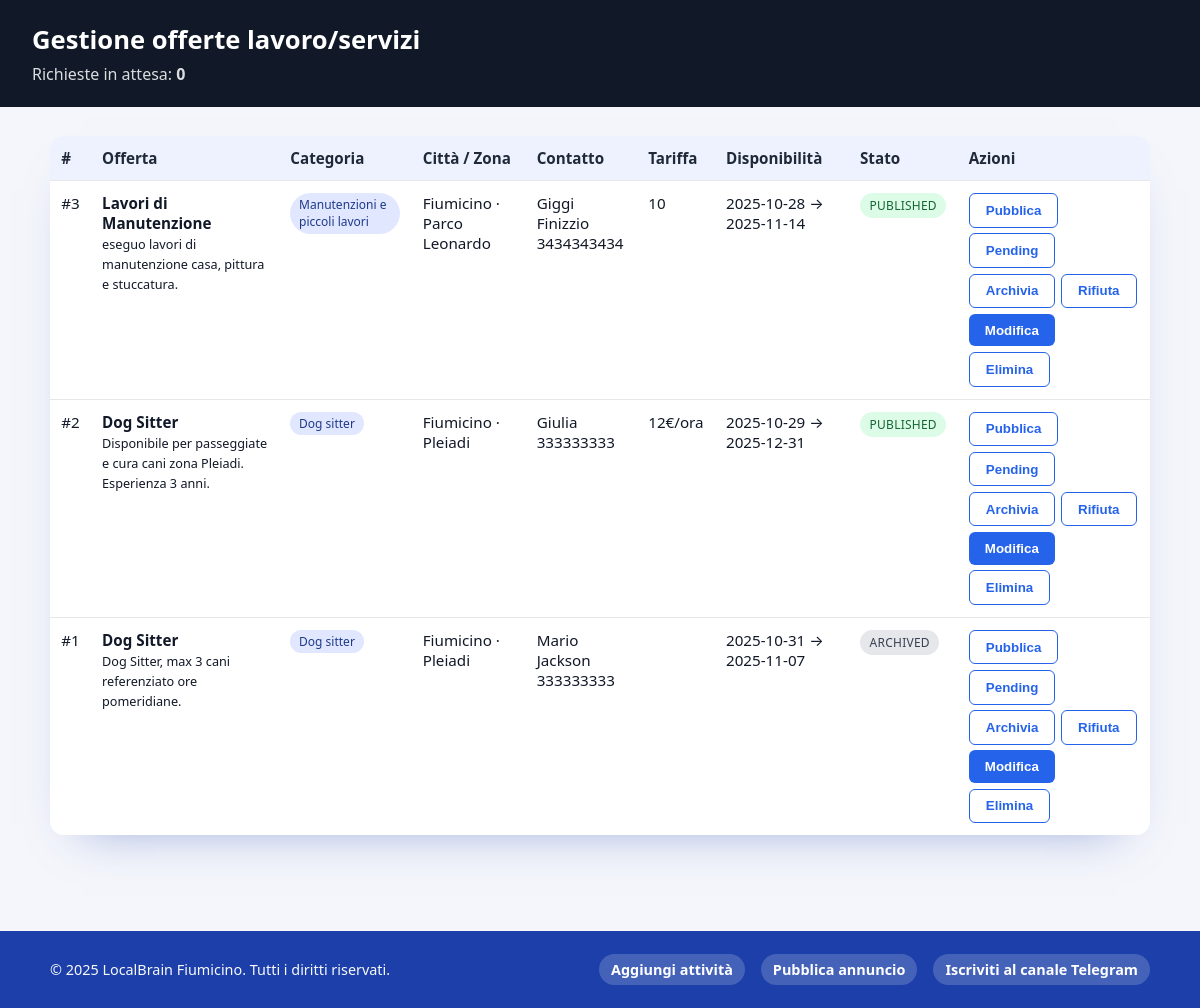
Page /admin/offers on the committed database.
### app/models.py (models this page shows)
class ServiceOffer(Base):
    __tablename__ = "service_offers"
    id: Mapped[int] = mapped_column(Integer, primary_key=True, autoincrement=True)
    title: Mapped[str] = mapped_column(String(200))
    description: Mapped[str] = mapped_column(Text)
    category: Mapped[str] = mapped_column(String(100), default="altro")
    city: Mapped[str] = mapped_column(String(100), default="Fiumicino")
    zone: Mapped[str] = mapped_column(String(100), default="")
    contact_name: Mapped[str] = mapped_column(String(120))
    contact_method: Mapped[str] = mapped_column(String(200))
    rate: Mapped[str] = mapped_column(String(100), default='')
    available_from: Mapped[date | None] = mapped_column(Date, nullable=True)
    available_to: Mapped[date | None] = mapped_column(Date, nullable=True)
    status: Mapped[str] = mapped_column(String(20), default="pending")
    highlighted: Mapped[bool] = mapped_column(Boolean, default=False)
    created_at: Mapped[datetime] = mapped_column(DateTime, default=datetime.utcnow, nullable=False)

### app/main.py (the view)
@app.get("/admin/offers", response_class=HTMLResponse)
def admin_offers(
    request: Request,
    token: str | None = Query(None),
    db: Session = Depends(get_db)
):
    env_token = os.getenv("ADMIN_TOKEN", "")
    requires_token = bool(env_token)
    if requires_token:
        _check_admin(token, env_token)
    else:
        token = ""
    pending_count = db.query(ServiceOffer).filter(ServiceOffer.status == "pending").count()
    offers = db.query(ServiceOffer).order_by(ServiceOffer.created_at.desc()).all()
    return templates.TemplateResponse(
        "admin_offers.html",
        {
            "request": request,
            "requires_token": requires_token,
            "admin_token": token or "",
            "pending_count": pending_count,
            "offers": [_serialize_offer(o) for o in offers],
            "categories": SERVICE_CATEGORIES,
            "offer_statuses": OFFER_STATUSES,
        }
    )

### app/templates/admin_offers.html (shortened to what this page needs)
<!DOCTYPE html>
<html lang="it">
<head>
</head>
<body>
  <header>
    <h1>Gestione offerte lavoro/servizi</h1>
    <p>Richieste in attesa: <strong id="pendingCount">{{ pending_count }}</strong></p>
  </header>
  <main>
    {% if offers %}
    <table>
      <thead>
        <tr>
          <th>#</th>
          <th>Offerta</th>
          <th>Categoria</th>
          <th>Città / Zona</th>
          <th>Contatto</th>
          <th>Tariffa</th>
          <th>Disponibilità</th>
          <th>Stato</th>
          <th>Azioni</th>
        </tr>
      </thead>
      <tbody>
        {% for offer in offers %}
        <tr data-id="{{ offer.id }}">
          <td>#{{ offer.id }}</td>
          <td>
            <strong>{{ offer.title }}</strong><br>
            <small>{{ offer.description[:120] }}{% if offer.description|length > 120 %}…{% endif %}</small>
          </td>
          <td><span class="tag">{{ offer.category_label }}</span></td>
          <td>{{ offer.city }}{% if offer.zone %} · {{ offer.zone }}{% endif %}</td>
          <td>{{ offer.contact_name }}<br>{{ offer.contact_method }}</td>
          <td>{{ offer.rate }}</td>
          <td>{{ offer.available_range }}</td>
          <td>
            <span class="badge status-{{ offer.status }}">{{ offer.status }}</span>
          </td>
          <td>
            <div class="actions">
              <button class="outline" data-action="status" data-status="published" data-id="{{ offer.id }}">Pubblica</button>
              <button class="outline" data-action="status" data-status="pending" data-id="{{ offer.id }}">Pending</button>
              <button class="outline" data-action="status" data-status="archived" data-id="{{ offer.id }}">Archivia</button>
              <button class="outline" data-action="status" data-status="rejected" data-id="{{ offer.id }}">Rifiuta</button>
              <button class="primary" data-action="edit" data-payload='{{ offer | tojson }}'>Modifica</button>
              <button class="outline" data-action="delete" data-id="{{ offer.id }}">Elimina</button>
            </div>
          </td>
        </tr>
        {% endfor %}
      </tbody>
    </table>
    {% else %}
      <div class="empty">Nessuna offerta registrata.</div>
    {% endif %}
  </main>
  <footer class="global-footer">
    <div class="footer-inner">
      <span>© 2025 LocalBrain Fiumicino. Tutti i diritti riservati.</span>
      <nav>
        <a href="/businesses/new">Aggiungi attività</a>
        <a href="/offers/new">Pubblica annuncio</a>
        <a href="https://t.me/localbrain_fiumicino_bot" target="_blank" rel="noopener noreferrer">Iscriviti al canale Telegram</a>
      </nav>
    </div>
  </footer>
</body>
</html>

### app/templates/admin_offers.html (style rules this page uses)
body { font-family: system-ui, -apple-system, BlinkMacSystemFont, "Segoe UI", sans-serif; background:#f4f6fb; margin:0; color:#111827; }
header { background:#111827; color:#fff; padding:1.4rem 2rem; }
header h1 { margin:0; font-size:1.6rem; }
header p { margin:.35rem 0 0; opacity:.85; }
main { max-width:1100px; margin:0 auto; padding:1.8rem 2rem 3rem; }
button { padding:.55rem 1rem; border-radius:6px; border:none; cursor:pointer; font-weight:600; }
button.primary { background:#2563eb; color:#fff; }
button.outline { background:transparent; color:#2563eb; border:1px solid #2563eb; }
table { width:100%; border-collapse:collapse; background:#fff; border-radius:14px; overflow:hidden; box-shadow:0 22px 48px -32px rgba(30, 64, 175, 0.5); }
th, td { padding:.75rem .7rem; border-bottom:1px solid #e5e7eb; text-align:left; font-size:.95rem; vertical-align:top; }
th { background:#eef2ff; font-weight:600; color:#1f2937; }
tr:last-child td { border-bottom:none; }
.badge { display:inline-flex; padding:.25rem .6rem; border-radius:999px; font-size:.75rem; text-transform:uppercase; letter-spacing:.02em; }
.status-published { background:#dcfce7; color:#166534; }
.status-archived { background:#e5e7eb; color:#374151; }
.tag { display:inline-flex; padding:.2rem .55rem; background:#e0e7ff; color:#1e3a8a; border-radius:999px; font-size:.75rem; }
.actions { display:flex; flex-wrap:wrap; gap:.35rem; }
.global-footer { background:#1c3faa; color:#f8fafc; padding:1.4rem 2rem; margin-top:3rem; }
.global-footer .footer-inner { max-width:1100px; margin:0 auto; display:flex; flex-wrap:wrap; gap:1rem; align-items:center; justify-content:space-between; font-size:0.9rem; }
.global-footer nav { display:flex; gap:1rem; flex-wrap:wrap; }
.global-footer nav a { color:#ffffff; text-decoration:none; font-weight:600; background:rgba(255,255,255,0.18); padding:0.4rem 0.75rem; border-radius:999px; }

### rows in the picture
ServiceOffer: id "3", title "Lavori di Manutenzione", description "eseguo lavori di manutenzione casa, pittura e stuccatura.", category_label "Manutenzioni e piccoli lavori", city "Fiumicino", zone "Parco Leonardo", contact_name "Giggi Finizzio", contact_method "3434343434", rate "10", available_range "2025-10-28 → 2025-11-14", status "PUBLISHED"
ServiceOffer: id "2", title "Dog Sitter", description "Disponibile per passeggiate e cura cani zona Pleiadi. Esperienza 3 anni.", category_label "Dog sitter", city "Fiumicino", zone "Pleiadi", contact_name "Giulia", contact_method "333333333", rate "12€/ora", available_range "2025-10-29 → 2025-12-31", status "PUBLISHED"
ServiceOffer: id "1", title "Dog Sitter", description "Dog Sitter, max 3 cani referenziato ore pomeridiane.", category_label "Dog sitter", city "Fiumicino", zone "Pleiadi", contact_name "Mario Jackson", contact_method "333333333", available_range "2025-10-31 → 2025-11-07", status "ARCHIVED"

### other values in the picture
{{ pending_count }} "0"
